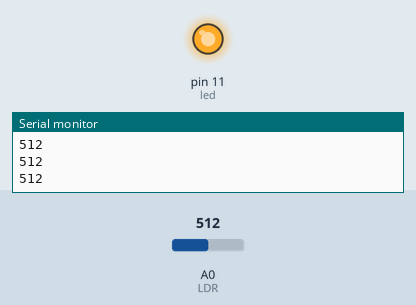
Bench run of a sketch on a simulated Arduino Uno, built with avr-gcc and run on an emulated ATmega328P. Parts: output pins drawn as LEDs (lit = HIGH), the last lines printed to the serial monitor. The test bench sets the inputs (shaded band); at power-on: A0 (LDR) = 512.

Above: at 1.2 s.
1.3 s: A0 (LDR) set to 885
2.8 s: A0 (LDR) set to 910
At 3.3 s:
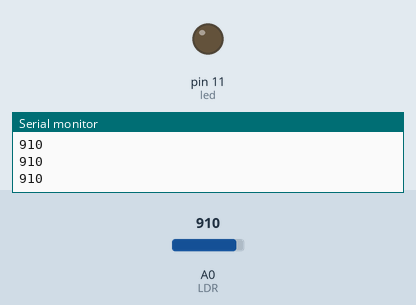
4.3 s: A0 (LDR) set to 890
At 5.5 s:
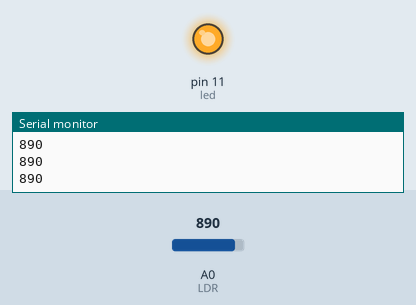
5.8 s: A0 (LDR) set to 900
At 6.8 s:
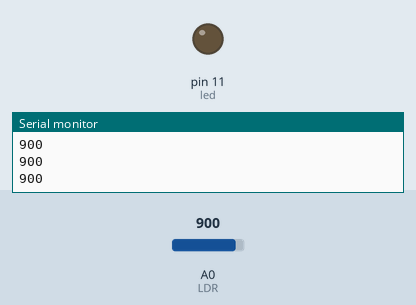
Timing chart, 0 to 8.3 s (numbered marks = the images above; inputs shaded):
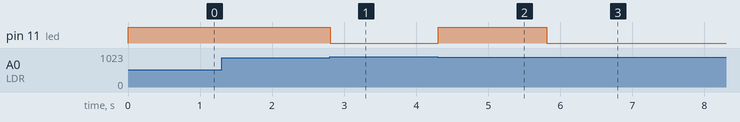

Measured:
- the behaviour switches between 899 and 900 on A0 (LDR) (found by bisection; images 0 and 1)
- after the input at 2.8 s, pin 11 (led): HIGH → LOW at once
- after the input at 4.3 s, pin 11 (led): LOW → HIGH at once
- after the input at 5.8 s, pin 11 (led): HIGH → LOW at once

The sketch:

nivel_de_luz_con_led.ino
```cpp
int LDR = A0;
int led = 11;

void setup(){
  pinMode(LDR, INPUT);
  pinMode(led, OUTPUT);
  Serial.begin(9600);
}
void loop(){
  int valor = analogRead(LDR);
  Serial.println(valor);

  if (valor >= 900){
    digitalWrite(led, LOW);
  }
  else {
    digitalWrite(led, HIGH);
  }
}
```
